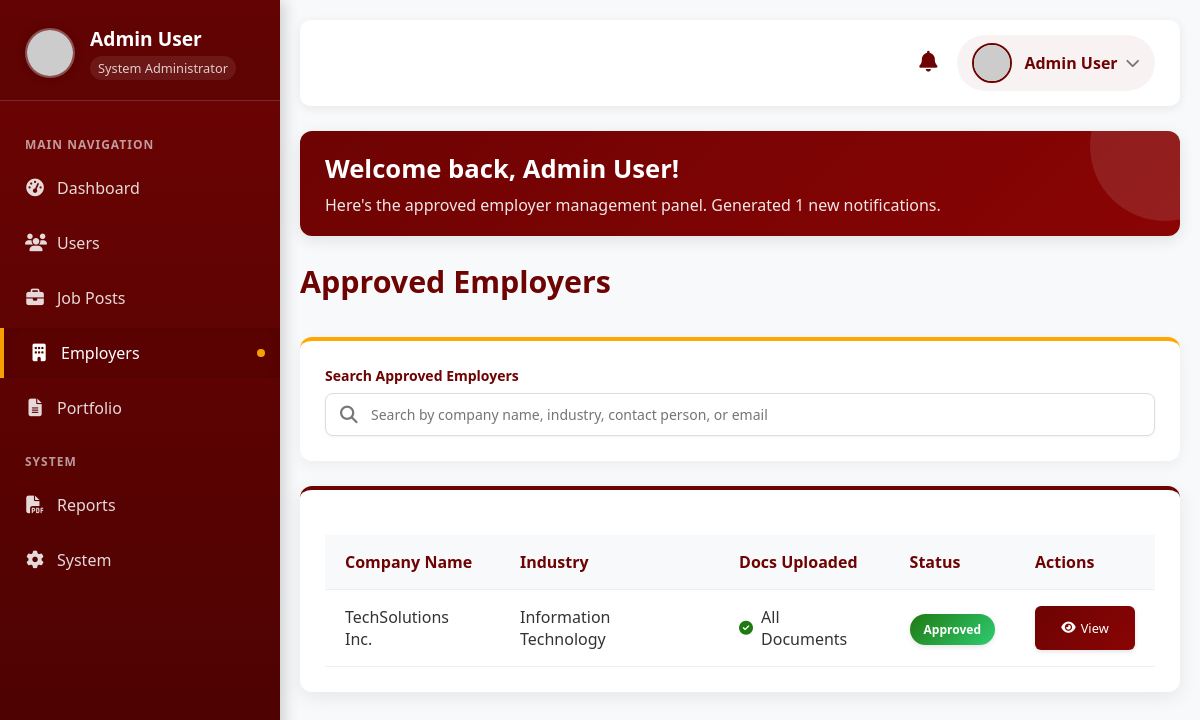
Before: /admin_employers.php (signed in) with the older database file.
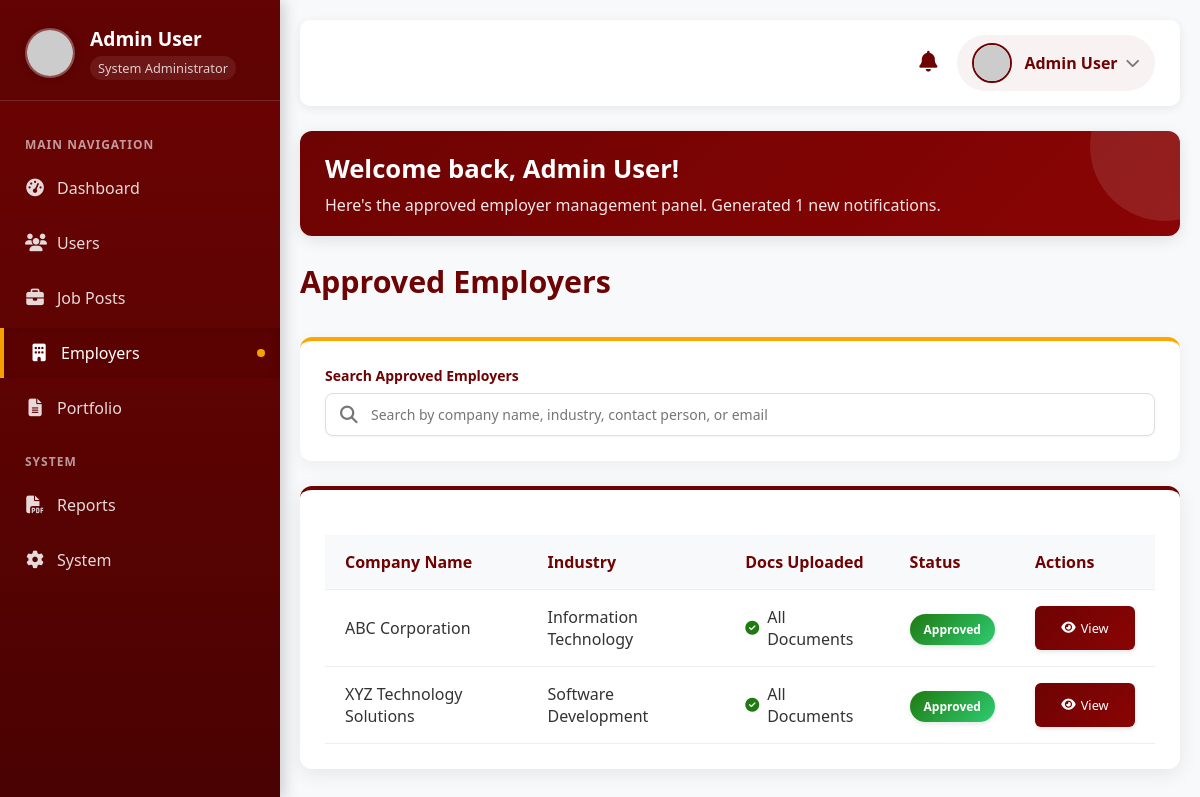
After: the same page with the newer database file.
### tables this page shows
CREATE TABLE `employers` (
  `emp_id` int NOT NULL AUTO_INCREMENT,
  `emp_usr_id` int NOT NULL,
  `emp_company_name` varchar(255) NOT NULL,
  `emp_industry` varchar(255) NOT NULL,
  `emp_contact_person` varchar(100) NOT NULL,
  `emp_company_description` text,
  `emp_business_permit` varchar(255) DEFAULT NULL,
  `emp_dti_sec` varchar(255) DEFAULT NULL,
  `emp_created_at` timestamp NULL DEFAULT CURRENT_TIMESTAMP,
  `emp_updated_at` timestamp NULL DEFAULT CURRENT_TIMESTAMP ON UPDATE CURRENT_TIMESTAMP,
  PRIMARY KEY (`emp_id`),
  UNIQUE KEY `emp_usr_id` (`emp_usr_id`),
  KEY `idx_emp_usr_id` (`emp_usr_id`),
  KEY `idx_company_name` (`emp_company_name`),
  CONSTRAINT `employers_ibfk_1` FOREIGN KEY (`emp_usr_id`) REFERENCES `users` (`usr_id`) ON DELETE CASCADE
);

### admin_employers.php (the view, shortened to what the changed rows need)
<?php
$host = "localhost";
$dbname = "growth_db";
$username = "root";
$password = "06162004";
try {
    $conn = new PDO("mysql:host=$host;dbname=$dbname", $username, $password);
    $conn->setAttribute(PDO::ATTR_ERRMODE, PDO::ERRMODE_EXCEPTION);
} catch (PDOException $e) {
    die("Database Connection Failed: " . $e->getMessage());
}
$admin_id = $_SESSION['user_id'];
$admin_stmt = $conn->prepare("SELECT * FROM users WHERE usr_id = :id");
$admin_stmt->bindParam(':id', $admin_id);
$admin_stmt->execute();
$admin_user = $admin_stmt->fetch(PDO::FETCH_ASSOC);
$page = isset($_GET['page']) ? (int)$_GET['page'] : 1;
$per_page = 10;
$offset = ($page - 1) * $per_page;
$query = "
    SELECT u.usr_id, u.usr_name, u.usr_email, u.usr_phone, u.usr_is_approved, u.usr_created_at,
           e.emp_id, e.emp_company_name, e.emp_industry, e.emp_contact_person,
           e.emp_company_description, e.emp_business_permit, e.emp_dti_sec
    FROM users u
    JOIN employers e ON u.usr_id = e.emp_usr_id
    WHERE u.usr_role = 'employer'
    AND u.usr_is_approved = TRUE  -- MODIFIED: Only show approved employers
";
$query .= " ORDER BY u.usr_created_at DESC LIMIT :limit OFFSET :offset";
try {
    $employers_stmt = $conn->prepare($query);
    $employers_stmt->bindValue(':limit', $per_page, PDO::PARAM_INT);
    $employers_stmt->bindValue(':offset', $offset, PDO::PARAM_INT);
    $employers_stmt->execute();
    $employers = $employers_stmt->fetchAll(PDO::FETCH_ASSOC);
} catch (PDOException $e) {
    $employers = [];
    $total_count = 0;
    $total_pages = 1;
    $error = "Error fetching employers: " . $e->getMessage();
}
?>
<!DOCTYPE html>
<html lang="en">
<head>
    <link rel="stylesheet" href="https://cdnjs.cloudflare.com/ajax/libs/font-awesome/6.4.0/css/all.min.css">
</head>
<body>
    <div class="main-content">
        <div class="welcome-message">
            <h2>Welcome back, <?= htmlspecialchars($admin_user['usr_name']) ?>!</h2>
        </div>
        <div class="page-header">
            <h1 class="page-title">Approved Employers</h1>
        </div>
        <div class="table-container">
            <table>
                <thead>
                    <tr>
                        <th>Company Name</th>
                        <th>Industry</th>
                        <th>Docs Uploaded</th>
                        <th>Status</th>
                        <th>Actions</th>
                    </tr>
                </thead>
                <tbody>
                    <?php if (!empty($employers)): ?>
                        <?php foreach ($employers as $employer): ?>
                        <tr>
                            <td><?= htmlspecialchars($employer['emp_company_name']) ?></td>
                            <td><?= htmlspecialchars($employer['emp_industry']) ?></td>
                            <td>
                                <div class="doc-status">
                                    <?php if (!empty($employer['emp_business_permit']) && !empty($employer['emp_dti_sec'])): ?>
                                        <i class="fas fa-check-circle doc-ok"></i>
                                        <span>All Documents</span>
                                    <?php else: ?>
                                        <i class="fas fa-times-circle doc-missing"></i>
                                        <span>Missing Documents</span>
                                    <?php endif; ?>
                                </div>
                            </td>
                            <td>
                                <span class="status-badge status-approved">
                                    Approved
                                </span>
                            </td>
                            <td>
                                <div class="action-buttons">
                                    <button class="action-btn view" onclick="viewEmployer(<?= $employer['usr_id'] ?>)">
                                        <i class="fas fa-eye"></i> View
                                    </button>
                                </div>
                            </td>
                        </tr>
                        <?php endforeach; ?>
                    <?php endif; ?>
                </tbody>
            </table>
        </div>
    </div>
</body>
</html>

Changed rows visible on the page:
removed employers: emp_company_name "TechSolutions Inc.", emp_industry "Information Technology", shows "All Documents"
added employers: emp_company_name "ABC Corporation", emp_industry "Information Technology", emp_business_permit "BP123456789" (drawn)
added employers: emp_company_name "XYZ Technology Solutions", emp_industry "Software Development", emp_business_permit "BP987654321" (drawn)
